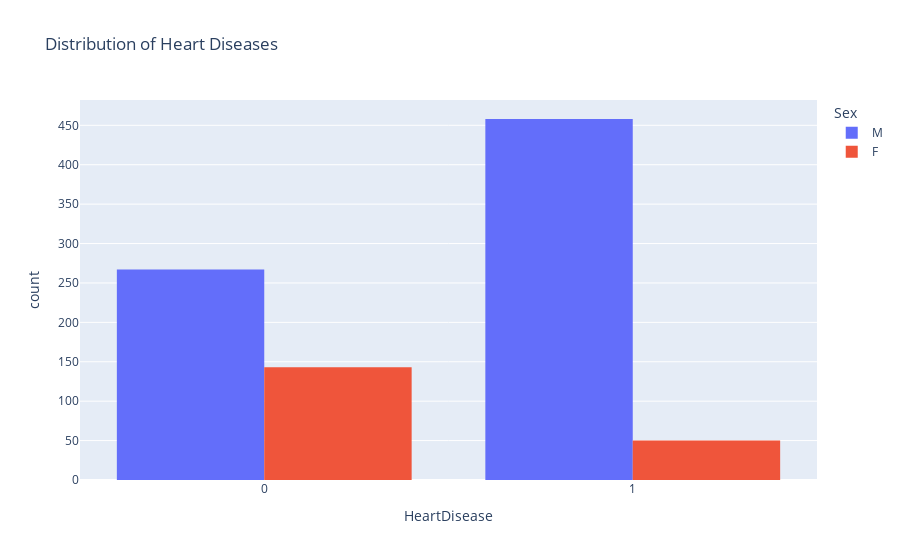

The notebook cell this image was saved under:
### Markdown cell above
Let's see the distribution of HeartDisease respect to some important attribute such as Age, Gender

### Code cell
fig=px.histogram(df, 
                 x="HeartDisease",
                 color="Sex",
                 hover_data=df.columns,
                 title="Distribution of Heart Diseases",
                 barmode="group")
fig.show()

### Figure 1 — Plotly figure (JSON) as saved in the notebook; plotly's stock layout.template omitted (floating-point values rounded to 4 significant figures; data arrays with more than 128 entries replaced by an {"elided": "..."} marker saying what was removed)
{"data": [{"alignmentgroup": "True", "bingroup": "x", "hovertemplate": "Sex=M<br>HeartDisease=%{x}<br>count=%{y}<extra></extra>", "legendgroup": "M", "marker": {"color": "#636efa", "pattern": {"shape": ""}}, "name": "M", "offsetgroup": "M", "orientation": "v", "showlegend": true, "type": "histogram", "x": {"elided": "725 int values"}, "xaxis": "x", "yaxis": "y"}, {"alignmentgroup": "True", "bingroup": "x", "hovertemplate": "Sex=F<br>HeartDisease=%{x}<br>count=%{y}<extra></extra>", "legendgroup": "F", "marker": {"color": "#EF553B", "pattern": {"shape": ""}}, "name": "F", "offsetgroup": "F", "orientation": "v", "showlegend": true, "type": "histogram", "x": {"elided": "193 int values"}, "xaxis": "x", "yaxis": "y"}], "layout": {"barmode": "group", "legend": {"title": {"text": "Sex"}, "tracegroupgap": 0}, "title": {"text": "Distribution of Heart Diseases"}, "xaxis": {"anchor": "y", "domain": [0, 1], "title": {"text": "HeartDisease"}}, "yaxis": {"anchor": "x", "domain": [0, 1], "title": {"text": "count"}}}}
